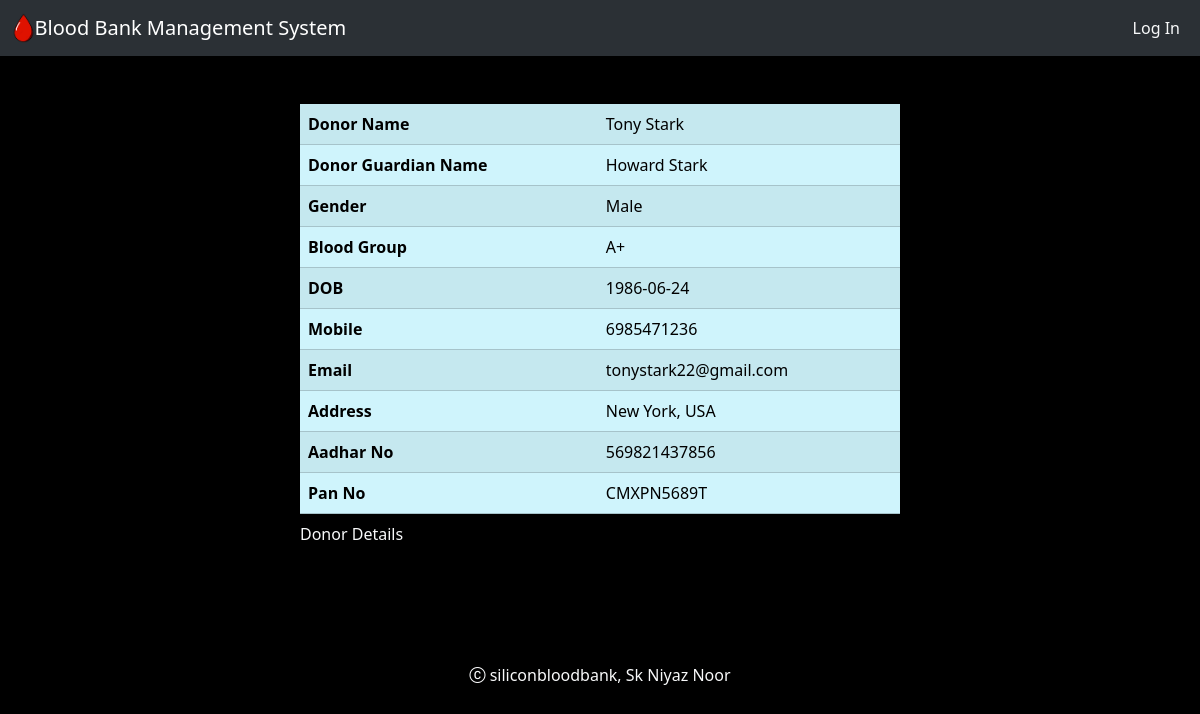
The app's page /DonorDetails.php?id=18 with its own data.
### tables this page shows
CREATE TABLE `bloodbankinformation` (
  `did` int(11) NOT NULL,
  `dname` varchar(255) NOT NULL,
  `dgname` varchar(255) NOT NULL,
  `gender` varchar(20) NOT NULL,
  `bloodgrp` varchar(20) NOT NULL,
  `dob` date NOT NULL,
  `mobile` bigint(20) NOT NULL,
  `email` varchar(50) NOT NULL,
  `address` varchar(255) NOT NULL,
  `aadhar` bigint(20) NOT NULL,
  `pan` varchar(20) NOT NULL
);

### DonorDetails.php (the view, shortened to what this page needs)
<!DOCTYPE html>
<html lang="en">
<head>
    <link
      href="https://cdn.jsdelivr.net/npm/bootstrap@5.3.2/dist/css/bootstrap.min.css"
      rel="stylesheet"
    />
    <link href="bootstrap.min.css" rel="stylesheet" />
    <link
      rel="stylesheet"
      href="https://cdn.jsdelivr.net/npm/bootstrap-icons@1.11.1/font/bootstrap-icons.css"
    />
</head>
<body>
<?php
    include_once "Navbar.php";
?>
<?php
require_once "DataBaseConnect.php";
$did=$_GET['id'];
$qry="select * from bloodbankinformation where did=$did";
$res=$conn->query($qry);
if($res->num_rows>0){
?>
<div class="d-flex justify-content-center">
<div class="table-responsive-sm m-5 w-50">
<table class="table table-info table-striped table-hover">
<caption class="text-light">Donor Details</caption>
    <?php
        $bdt = $res->fetch_assoc();
    ?>
    <tr>
        <th scope="col">Donor Name</th>
        <td><?php echo $bdt['dname'] ?></td>
    </tr>
    <tr>
        <th scope="col">Donor Guardian Name</th>
        <td><?php echo $bdt['dgname'] ?></td>
    </tr>
    <tr>
        <th scope="col">Gender</th>
        <td><?php echo $bdt['gender'] ?></td>
    </tr>
    <tr>
        <th scope="col">Blood Group</th>
        <td><?php echo $bdt['bloodgrp'] ?></td>
    </tr>
    <tr>
        <th scope="col">DOB</th>
        <td><?php echo $bdt['dob'] ?></td>
    </tr>
    <tr>
        <th scope="col">Mobile</th>
        <td><?php echo $bdt['mobile'] ?></td>
    </tr>
    <tr>
        <th scope="col">Email</th>
        <td><?php echo $bdt['email'] ?></td>
    </tr>
    <tr>
        <th scope="col">Address</th>
        <td><?php echo $bdt['address'] ?></td>
    </tr>
    <tr>
        <th scope="col">Aadhar No</th>
        <td><?php echo $bdt['aadhar'] ?></td>
    </tr>
    <tr>
        <th scope="col">Pan No</th>
        <td><?php echo $bdt['pan'] ?></td>
    </tr>
    <?php
        }
        else{
            echo "No Data Found";
        }
    ?>
</table>
</div>
</div>
<?php
    include_once "Footer.php";
?>
</body>
</html>

### records on screen
bloodbankinformation: dname "Tony Stark", dgname "Howard Stark", gender "Male", bloodgrp "A+", dob "1986-06-24", mobile "6985471236", email "tonystark22@gmail.com", address "New York, USA", aadhar "569821437856", pan "CMXPN5689T"
